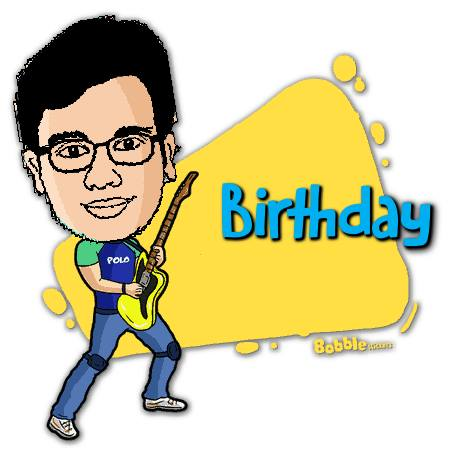
#> input picture birthday_test.jpg, 450 x 450 px
$ python draw_image.py
#> lines starting #> are read from the running program, lines starting #| are printed output that depends on the picture
from PIL import Image
from PIL import ImageFont
from PIL import ImageDraw

def generate_birthday_image():
	img = Image.open("birthday_test.jpg")
#> img is the input picture: PIL image 450x450 RGB; mean R, G, B 210.3, 205.1, 168.5
	draw = ImageDraw.Draw(img)
	font = ImageFont.truetype("lobster.otf",50)
	#font = ImageFont.load("arial.pil")
	draw.text((80,20),"Happy Birthday\n Prateek !",(76,191,230),font=font)
	draw.text((80,45),"Prateek !",(76,191,230),font=font)
	img.save('output.jpg')
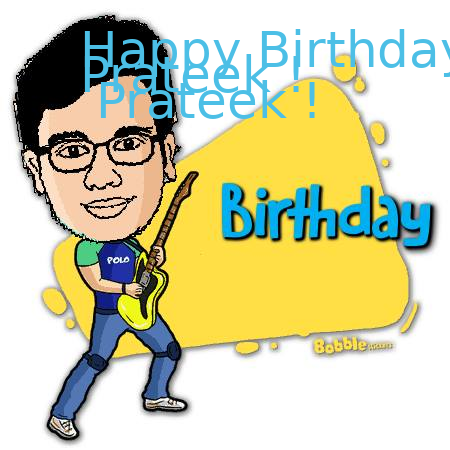
#> saved as output.jpg: PIL image 450x450 RGB; mean R, G, B 205.6, 205.5, 170.9
	img.show()

generate_birthday_image()
